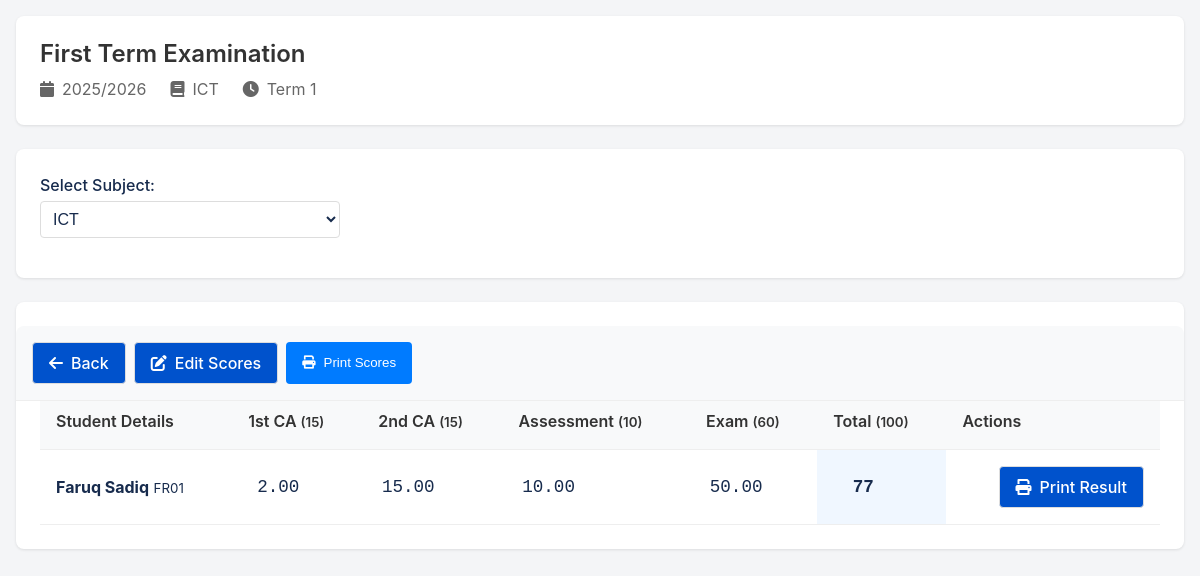
The app's page /teacher/view_scores.php?exam_id=66&class_id=21 (signed in) with its own data.
### tables this page shows
CREATE TABLE `exams` (
  `id` int NOT NULL,
  `school_id` int NOT NULL,
  `title` varchar(255) NOT NULL,
  `session` varchar(20) NOT NULL,
  `term` int NOT NULL,
  `class_id` int NOT NULL,
  `created_by` int NOT NULL,
  `created_at` timestamp NULL DEFAULT CURRENT_TIMESTAMP
);

CREATE TABLE `teacher_subjects` (
  `id` int NOT NULL,
  `teacher_id` int NOT NULL,
  `subject_id` int NOT NULL,
  `class_id` int NOT NULL
);

CREATE TABLE `subjects` (
  `id` int NOT NULL,
  `school_id` int NOT NULL,
  `subject_name` varchar(100) NOT NULL,
  `description` varchar(255) DEFAULT NULL,
  `class_id` int DEFAULT NULL,
  `created_by` int DEFAULT NULL,
  `created_at` timestamp NOT NULL DEFAULT CURRENT_TIMESTAMP
);

CREATE TABLE `exam_components` (
  `id` int NOT NULL,
  `exam_id` int NOT NULL,
  `name` varchar(255) NOT NULL,
  `max_marks` int NOT NULL,
  `is_enabled` tinyint(1) NOT NULL DEFAULT '1',
  `display_order` int DEFAULT '1'
);

CREATE TABLE `students` (
  `id` int NOT NULL,
  `school_id` int NOT NULL,
  `admission_number` varchar(20) NOT NULL,
  `name` varchar(255) NOT NULL,
  `class_id` int NOT NULL,
  `created_by` int NOT NULL,
  `created_at` timestamp NULL DEFAULT CURRENT_TIMESTAMP
);

### includes/functions.php (called while the page is built, shortened)
<?php
function getStudentsByClass($pdo, $classId, $schoolId = null) {
    $schoolId = $schoolId ?? getCurrentSchoolId();
    try {
        $stmt = $pdo->prepare("
            SELECT * FROM students
            WHERE class_id = :class_id
            AND school_id = :school_id
            ORDER BY name ASC
        ");
        $stmt->bindParam(':class_id', $classId, PDO::PARAM_INT);
        $stmt->bindParam(':school_id', $schoolId, PDO::PARAM_INT);
        $stmt->execute();
        return $stmt->fetchAll();
    } catch (PDOException $e) {
        error_log("Error fetching students by class: " . $e->getMessage());
        return false;
    }
}
function getExamById($pdo, $examId) {
    try {
        $stmt = $pdo->prepare("SELECT * FROM exams WHERE id = :id");
        $stmt->bindParam(':id', $examId, PDO::PARAM_INT);
        $stmt->execute();
        return $stmt->fetch();
    } catch (PDOException $e) {
        error_log("Error fetching exam: " . $e->getMessage());
        return false;
    }
}
function getExamComponents($pdo, $examId) {
    try {
        $stmt = $pdo->prepare("
            SELECT * FROM exam_components
            WHERE exam_id = :exam_id
            ORDER BY display_order ASC
        ");
        $stmt->bindParam(':exam_id', $examId, PDO::PARAM_INT);
        $stmt->execute();
        return $stmt->fetchAll();
    } catch (PDOException $e) {
        error_log("Error fetching exam components: " . $e->getMessage());
        return false;
    }
}
function getTeacherSubjectsForClass($pdo, $teacherId, $classId) {
    try {
        $stmt = $pdo->prepare("
            SELECT ts.id, s.id as subject_id, s.subject_name
            FROM teacher_subjects ts
            JOIN subjects s ON ts.subject_id = s.id
            WHERE ts.teacher_id = :teacher_id AND ts.class_id = :class_id
            ORDER BY s.subject_name ASC
        ");
        $stmt->bindParam(':teacher_id', $teacherId, PDO::PARAM_INT);
        $stmt->bindParam(':class_id', $classId, PDO::PARAM_INT);
        $stmt->execute();
        return $stmt->fetchAll();
    } catch (PDOException $e) {
        error_log("Error fetching teacher subjects for class: " . $e->getMessage());
        return false;
    }
}
function getStudentScoresByStudent($pdo, $studentId, $examId, $subjectId) {
    try {
        $stmt = $pdo->prepare("
            SELECT ss.*, ec.name AS component_name, ec.max_marks
            FROM student_scores ss
            JOIN exam_components ec ON ss.component_id = ec.id
            WHERE ss.student_id = :student_id
            AND ss.exam_id = :exam_id
            AND ss.subject_id = :subject_id
            ORDER BY ec.display_order ASC
        ");
        $stmt->bindParam(':student_id', $studentId, PDO::PARAM_INT);
        $stmt->bindParam(':exam_id', $examId, PDO::PARAM_INT);
        $stmt->bindParam(':subject_id', $subjectId, PDO::PARAM_INT);
        $stmt->execute();
        return $stmt->fetchAll();
    } catch (PDOException $e) {
        error_log("Error fetching student scores by student: " . $e->getMessage());
        return false;
    }
}
?>

### includes/auth.php (called while the page is built, shortened)
<?php
function getCurrentSchoolId() {
    return $_SESSION['school_id'] ?? 1;
}
?>

### teacher/view_scores.php (the view, shortened to what this page needs)
<?php
include '../includes/auth.php';
include '../includes/db.php';
include '../includes/functions.php';
$teacherId = $_SESSION['user_id'];
$examId = $_GET['exam_id'];
$classId = $_GET['class_id'];
$subjectId = $_GET['subject_id'] ?? null;
$exam = getExamById($pdo, $examId);
$subjects = getTeacherSubjectsForClass($pdo, $teacherId, $classId);
if (!$subjectId) {
    $subjectId = $subjects[0]['subject_id'];
}
$subjectName = '';
foreach ($subjects as $subject) {
    if ($subject['subject_id'] == $subjectId) {
        $subjectName = $subject['subject_name'];
        break;
    }
}
$components = getExamComponents($pdo, $examId);
$students = getStudentsByClass($pdo, $classId);
$allScores = [];
foreach ($students as $student) {
    $studentScores = getStudentScoresByStudent($pdo, $student['id'], $examId, $subjectId);
    $allScores[$student['id']] = [];
    if ($studentScores) {
        foreach ($studentScores as $score) {
            $allScores[$student['id']][$score['component_id']] = $score['score'];
        }
    }
}
$totals = [];
$maxTotal = 0;
foreach ($students as $student) {
    $total = 0;
    foreach ($components as $component) {
        if (isset($allScores[$student['id']][$component['id']])) {
            $total += $allScores[$student['id']][$component['id']];
        }
    }
    $totals[$student['id']] = $total;
    if ($maxTotal == 0) {
        foreach ($components as $component) {
            $maxTotal += $component['max_marks'];
        }
    }
}
?>
<!DOCTYPE html>
<html>
<head>
    <link rel="stylesheet" href="https://cdnjs.cloudflare.com/ajax/libs/font-awesome/6.0.0/css/all.min.css">
    <link rel="stylesheet" href="../assets/clean-styles.css">
</head>
<body>
    <div class="container">
        <div class="exam-header">
            <h1><?= htmlspecialchars($exam['title']) ?></h1>
            <div class="exam-meta">
                <span><i class="fas fa-calendar"></i> <?= htmlspecialchars($exam['session']) ?></span>
                <span><i class="fas fa-book"></i> <?= htmlspecialchars($subjectName) ?></span>
                <span><i class="fas fa-clock"></i> Term <?= htmlspecialchars($exam['term']) ?></span>
            </div>
        </div>
        <div class="subject-selector no-print">
            <form method="get" action="">
                <div class="form-group">
                    <label for="subject_id">Select Subject:</label>
                    <select name="subject_id" id="subject_id" class="form-select" onchange="this.form.submit()">
                        <?php foreach ($subjects as $subject): ?>
                            <option value="<?= $subject['subject_id'] ?>" <?= $subjectId == $subject['subject_id'] ? 'selected' : '' ?>>
                                <?= htmlspecialchars($subject['subject_name']) ?>
                            </option>
                        <?php endforeach; ?>
                    </select>
                </div>
            </form>
        </div>
        <div class="scores-card">
            <div class="sticky-header no-print">
                <div class="action-buttons">
                    <a href="exams_list.php" class="btn btn-outline">
                        <i class="fas fa-arrow-left"></i>
                        <span>Back</span>
                    </a>
                    <a href="enter_scores.php?exam_id=<?= $examId ?>&class_id=<?= $classId ?>&subject_id=<?= $subjectId ?>" class="btn btn-outline">
                        <i class="fas fa-edit"></i>
                        <span>Edit Scores</span>
                    </a>
                    <button onclick="window.print()" class="btn btn-primary">
                        <i class="fas fa-print"></i>
                        <span>Print Scores</span>
                    </button>
                </div>
            </div>
            <table class="score-table">
                <thead>
                    <tr>
                        <th>Student Details</th>
                        <?php foreach ($components as $component): ?>
                            <th><?= htmlspecialchars($component['name']) ?> <small>(<?= $component['max_marks'] ?>)</small></th>
                        <?php endforeach; ?>
                        <th class="total-column">Total <small>(<?= $maxTotal ?>)</small></th>
                        <th class="no-print">Actions</th>
                    </tr>
                </thead>
                <tbody>
                    <?php foreach ($students as $student): ?>
                        <tr>
                            <td data-label="Student">
                                <strong><?= htmlspecialchars($student['name']) ?></strong>
                                <small class="d-block text-muted"><?= htmlspecialchars($student['admission_number']) ?></small>
                            </td>
                            <?php foreach ($components as $component): ?>
                                <td data-label="<?= htmlspecialchars($component['name']) ?>">
                                    <span class="score-value">
                                        <?= isset($allScores[$student['id']][$component['id']]) ? $allScores[$student['id']][$component['id']] : '-' ?>
                                    </span>
                                </td>
                            <?php endforeach; ?>
                            <td class="total-column" data-label="Total">
                                <span class="score-value"><?= $totals[$student['id']] ?></span>
                            </td>
                            <td class="no-print" data-label="Actions">
                                <div class="action-buttons">
                                    <a href="print_result.php?student_id=<?= $student['id'] ?>&exam_id=<?= $examId ?>"
                                       class="btn btn-outline" target="_blank">
                                        <i class="fas fa-print"></i>
                                        <span>Print Result</span>
                                    </a>
                                </div>
                            </td>
                        </tr>
                    <?php endforeach; ?>
                </tbody>
            </table>
        </div>
    </div>
</body>
</html>

### assets/clean-styles.css (style rules this page uses)
:root { --primary: #0052cc; --primary-dark: #003d99; --primary-light: #4d88ff; --secondary: #00875a; --secondary-dark: #006644; --success: #36b37e; --danger: #de350b; --warning: #ff991f; --info: #0065ff; --dark: #172b4d; --light: #f4f5f7; --white: #ffffff; --gray: #6b778c; --gray-light: #dfe1e6; --gray-dark: #253858; --body-bg: #f4f5f7; --card-bg: #ffffff; --text: #172b4d; --text-light: #5e6c84; --text-white: #ffffff; --border: #dfe1e6; --spacing-xs: 0.25rem; --spacing-sm: 0.5rem; --spacing-md: 1rem; --spacing-lg: 1.5rem; --spacing-xl: 2rem; --radius-sm: 4px; --radius: 8px; --radius-lg: 12px; --shadow-sm: 0 1px 2px rgba(0, 0, 0, 0.05); --shadow: 0 1px 3px rgba(0, 0, 0, 0.1); --shadow-lg: 0 4px 6px rgba(0, 0, 0, 0.1); --transition: 0.2s ease; }
* { margin: 0; padding: 0; box-sizing: border-box; }
html { font-size: 16px; -webkit-text-size-adjust: 100%; }
body { font-family: -apple-system, BlinkMacSystemFont, "Segoe UI", Roboto, Oxygen, Ubuntu, Cantarell, sans-serif; line-height: 1.5; color: var(--text); background-color: var(--body-bg); }
h1, h2, h3, h4, h5, h6 { margin-bottom: var(--spacing-md); font-weight: 600; line-height: 1.2; color: var(--dark); }
.container { width: 100%; padding: var(--spacing-md); margin: 0 auto; max-width: 1200px; }
.form-group { margin-bottom: var(--spacing-md); }
label { display: block; margin-bottom: var(--spacing-xs); font-weight: 500; color: var(--text); }
input, select, textarea { width: 100%; padding: var(--spacing-sm) var(--spacing-md); border: 1px solid var(--border); border-radius: var(--radius); background-color: var(--white); color: var(--text); font-size: 1rem; }
.btn { display: inline-flex; align-items: center; justify-content: center; padding: var(--spacing-sm) var(--spacing-lg); border-radius: var(--radius); font-weight: 500; text-align: center; cursor: pointer; transition: var(--transition); background: var(--primary); color: var(--text-white); border: none; min-height: 40px; }
table { width: 100%; border-collapse: collapse; }
th, td { padding: var(--spacing-md); border-bottom: 1px solid var(--border); text-align: left; }
th { background: var(--light); font-weight: 600; color: var(--text); }
.btn { display: inline-flex; align-items: center; gap: 0.5rem; padding: 0.5rem 1rem; border-radius: 0.25rem; border: none; cursor: pointer; transition: all 0.2s ease; }
.btn-primary { background-color: #4A90E2; color: white; }

### teacher/view_scores.php (style rules this page uses)
.exam-header { background: white; border-radius: 8px; padding: 1.5rem; margin-bottom: 1.5rem; box-shadow: 0 1px 3px rgba(0,0,0,0.1); }
.exam-header h1 { margin: 0; font-size: 1.5rem; color: #333; }
.exam-header .exam-meta { margin-top: 0.5rem; display: flex; gap: 1.5rem; flex-wrap: wrap; color: #666; }
.exam-meta span { display: inline-flex; align-items: center; gap: 0.5rem; }
.subject-selector { background: white; border-radius: 8px; padding: 1.5rem; margin-bottom: 1.5rem; box-shadow: 0 1px 3px rgba(0,0,0,0.1); }
.form-select { width: 100%; max-width: 300px; padding: 0.5rem; border: 1px solid #ddd; border-radius: 4px; background-color: white; }
.scores-card { background: white; border-radius: 8px; padding: 1.5rem; margin-bottom: 1.5rem; box-shadow: 0 1px 3px rgba(0,0,0,0.1); overflow-x: auto; }
.score-table { width: 100%; border-collapse: separate; border-spacing: 0; margin: 0; }
.score-table th, .score-table td { padding: 1rem; text-align: left; border-bottom: 1px solid #eee; }
.score-table th { background-color: #f8f9fa; font-weight: 600; color: #333; position: sticky; top: 0; z-index: 1; }
.score-table td { vertical-align: middle; }
.score-value { font-family: monospace; font-size: 1.1em; text-align: center; min-width: 60px; display: inline-block; }
.total-column { font-weight: 600; background-color: #f0f7ff; }
.action-buttons { display: flex; gap: 0.5rem; justify-content: flex-end; }
.btn { display: inline-flex; align-items: center; gap: 0.5rem; padding: 0.5rem 1rem; border-radius: 4px; font-weight: 500; text-decoration: none; transition: all 0.2s; }
.btn-primary { background: #007bff; color: white; }
.btn-outline { border: 1px solid #ddd; }
.sticky-header { position: sticky; top: 0; background: #f8f9fa; z-index: 10; padding: 1rem; margin: -1.5rem -1.5rem 1rem; border-bottom: 1px solid #eee; border-radius: 8px 8px 0 0; display: flex; justify-content: space-between; align-items: center; gap: 1rem; }

### records on screen
exams: title "First Term Examination", session "2025/2026", term "1"
teacher_subjects: subject.subject_name "ICT"
subjects: subject_id "ICT"
exam_components: name "1st CA", max_marks "15"
exam_components: name "2nd CA", max_marks "15"
exam_components: name "Assessment", max_marks "10"
exam_components: name "Exam", max_marks "60"
students: name "Faruq Sadiq", admission_number "FR01", id "2.00", id "15.00", id "10.00", id "50.00", id "77"

### other values on screen
$maxTotal "100"
